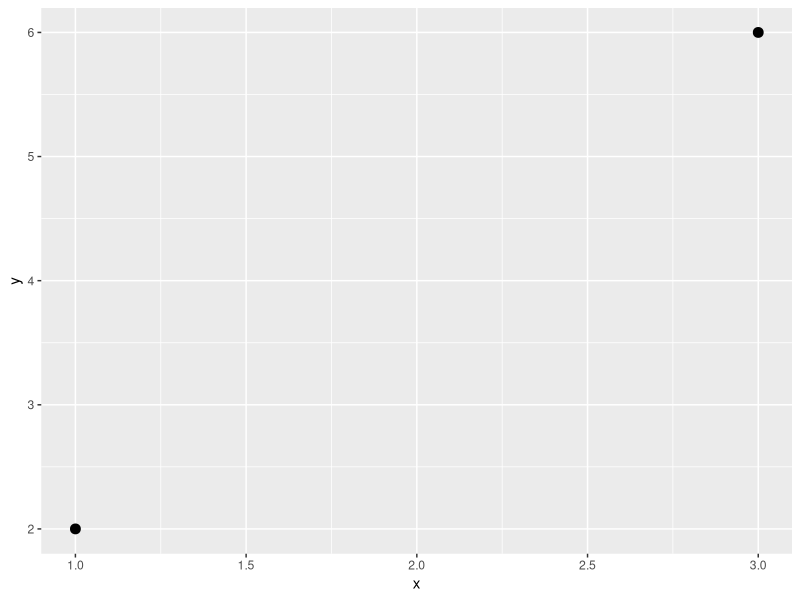
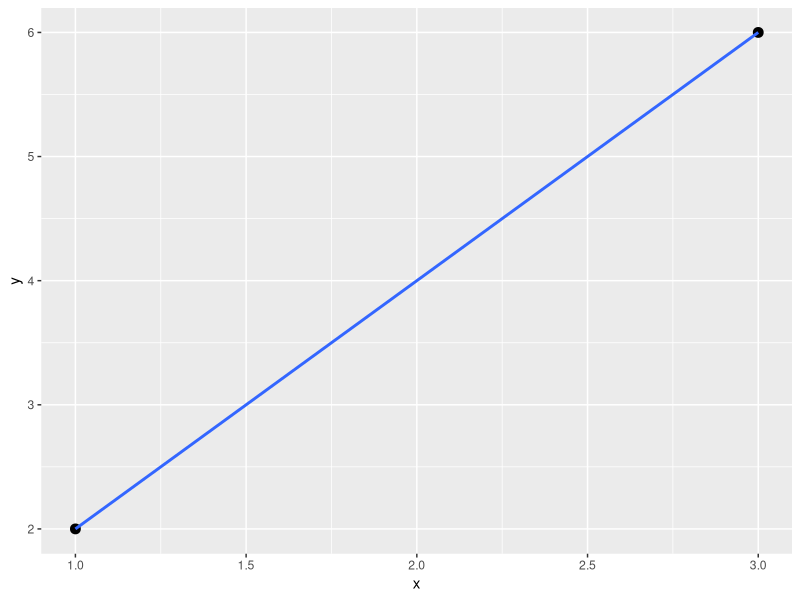
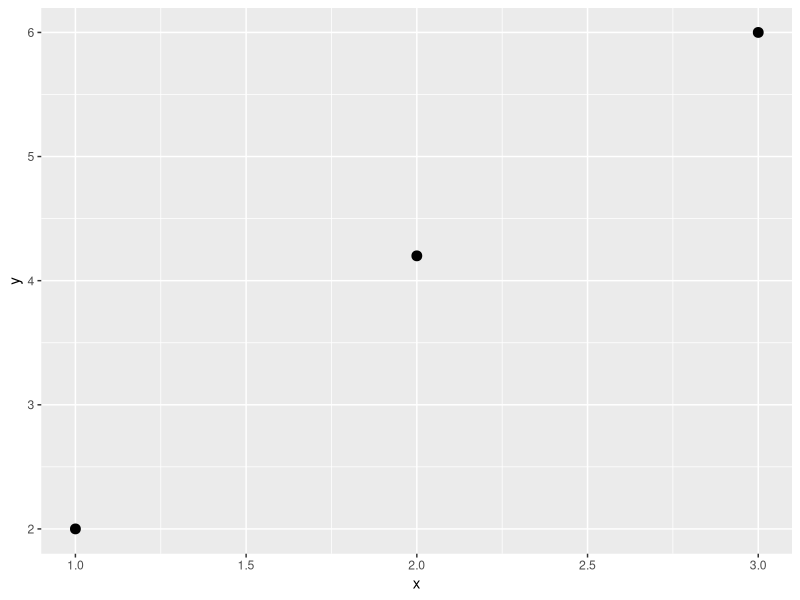
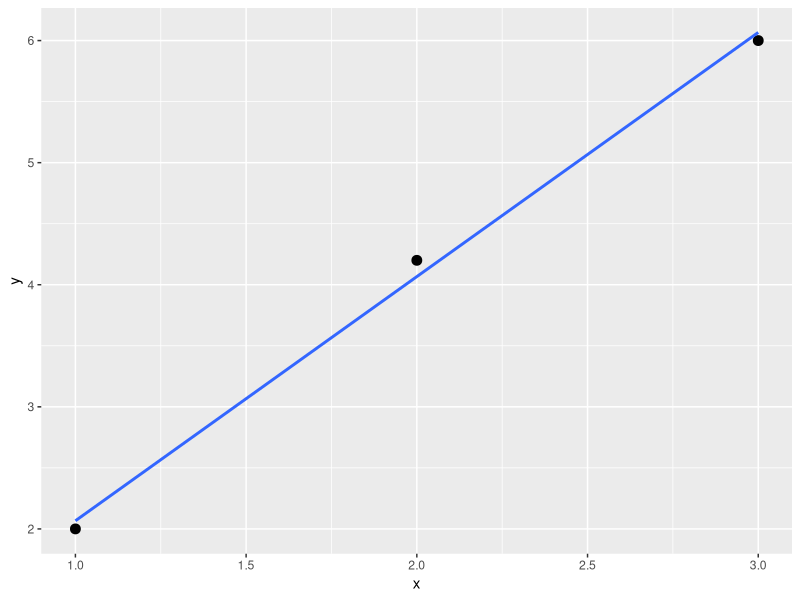
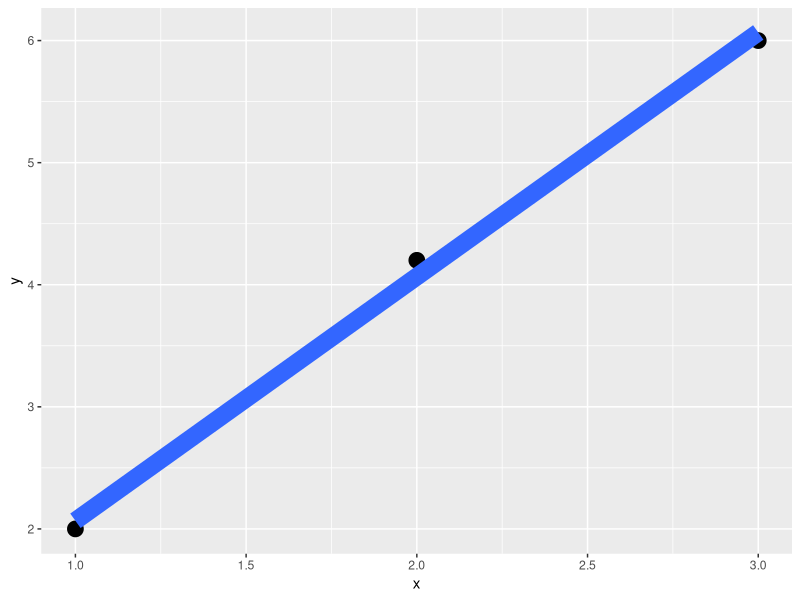

Reproduce these figures in R, in order.
library(ggplot2)


df1<-data.frame (c(1,3), c(2,6))
colnames(df1)<- c("x", "y")

ggplot(df1, aes(x=x, y=y)) + geom_point(size=3)

ggplot(df1, aes(x=x, y=y)) + geom_point(size=3)+geom_smooth(method=lm,se=FALSE)

df2<-rbind(df1, c(2,4.2))

ggplot(df2, aes(x=x, y=y)) + geom_point(size=3)

ggplot(df2, aes(x=x, y=y)) + geom_point(size=3)+geom_smooth(method=lm,se=FALSE)

ggplot(df2, aes(x=x, y=y)) + geom_point(size=5)+geom_smooth(method=lm,se=FALSE, size=6)
